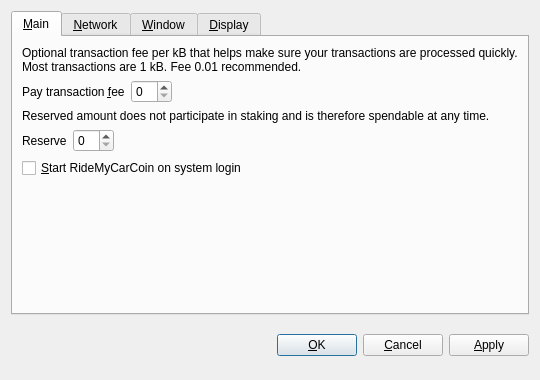
<?xml version="1.0" encoding="UTF-8"?>
<ui version="4.0">
 <class>OptionsDialog</class>
 <widget class="QDialog" name="OptionsDialog">
  <property name="geometry">
   <rect>
    <x>0</x>
    <y>0</y>
    <width>540</width>
    <height>380</height>
   </rect>
  </property>
  <property name="windowTitle">
   <string>Options</string>
  </property>
  <property name="modal">
   <bool>true</bool>
  </property>
  <layout class="QVBoxLayout" name="verticalLayout">
   <item>
    <widget class="QTabWidget" name="tabWidget">
     <property name="tabPosition">
      <enum>QTabWidget::North</enum>
     </property>
     <property name="currentIndex">
      <number>0</number>
     </property>
     <widget class="QWidget" name="tabMain">
      <attribute name="title">
       <string>&amp;Main</string>
      </attribute>
      <layout class="QVBoxLayout" name="verticalLayout_Main">
       <item>
        <widget class="QLabel" name="transactionFeeInfoLabel">
         <property name="text">
          <string>Optional transaction fee per kB that helps make sure your transactions are processed quickly. Most transactions are 1 kB. Fee 0.01 recommended.</string>
         </property>
         <property name="textFormat">
          <enum>Qt::PlainText</enum>
         </property>
         <property name="wordWrap">
          <bool>true</bool>
         </property>
        </widget>
       </item>
       <item>
        <layout class="QHBoxLayout" name="horizontalLayoutFee">
         <item>
          <widget class="QLabel" name="transactionFeeLabel">
           <property name="text">
            <string>Pay transaction &amp;fee</string>
           </property>
           <property name="textFormat">
            <enum>Qt::PlainText</enum>
           </property>
           <property name="buddy">
            <cstring>transactionFee</cstring>
           </property>
          </widget>
         </item>
         <item>
          <widget class="BitcoinAmountField" name="transactionFee"/>
         </item>
         <item>
          <spacer name="horizontalSpacerFee">
           <property name="orientation">
            <enum>Qt::Horizontal</enum>
           </property>
           <property name="sizeHint" stdset="0">
            <size>
             <width>40</width>
             <height>20</height>
            </size>
           </property>
          </spacer>
         </item>
        </layout>
       </item>
       <item>
        <widget class="QLabel" name="reserveBalanceInfoLabel">
         <property name="text">
          <string>Reserved amount does not participate in staking and is therefore spendable at any time.</string>
         </property>
         <property name="textFormat">
          <enum>Qt::PlainText</enum>
         </property>
         <property name="wordWrap">
          <bool>true</bool>
         </property>
        </widget>
       </item>
       <item>
        <layout class="QHBoxLayout" name="horizontalLayoutReserveBalance">
         <item>
          <widget class="QLabel" name="reserveBalanceLabel">
           <property name="text">
            <string>Reserve</string>
           </property>
           <property name="textFormat">
            <enum>Qt::PlainText</enum>
           </property>
           <property name="buddy">
            <cstring>reserveBalance</cstring>
           </property>
          </widget>
         </item>
         <item>
          <widget class="BitcoinAmountField" name="reserveBalance"/>
         </item>
         <item>
          <spacer name="horizontalSpacerReserveBalance">
           <property name="orientation">
            <enum>Qt::Horizontal</enum>
           </property>
           <property name="sizeHint" stdset="0">
            <size>
             <width>40</width>
             <height>20</height>
            </size>
           </property>
          </spacer>
         </item>
        </layout>
       </item>
       <item>
        <widget class="QCheckBox" name="bitcoinAtStartup">
         <property name="toolTip">
          <string>Automatically start RideMyCarCoin after logging in to the system.</string>
         </property>
         <property name="text">
          <string>&amp;Start RideMyCarCoin on system login</string>
         </property>
        </widget>
       </item>
       <item>
        <spacer name="verticalSpacer_Main">
         <property name="orientation">
          <enum>Qt::Vertical</enum>
         </property>
         <property name="sizeHint" stdset="0">
          <size>
           <width>20</width>
           <height>40</height>
          </size>
         </property>
        </spacer>
       </item>
      </layout>
     </widget>
     <widget class="QWidget" name="tabNetwork">
      <attribute name="title">
       <string>&amp;Network</string>
      </attribute>
      <layout class="QVBoxLayout" name="verticalLayout_Network">
       <item>
        <widget class="QCheckBox" name="mapPortUpnp">
         <property name="toolTip">
          <string>Automatically open the RideMyCarCoin client port on the router. This only works when your router supports UPnP and it is enabled.</string>
         </property>
         <property name="text">
          <string>Map port using &amp;UPnP</string>
         </property>
        </widget>
       </item>
       <item>
        <widget class="QCheckBox" name="connectSocks">
         <property name="toolTip">
          <string>Connect to the RideMyCarCoin network through a SOCKS5 proxy (e.g. when connecting through Tor).</string>
         </property>
         <property name="text">
          <string>&amp;Connect through SOCKS5 proxy:</string>
         </property>
        </widget>
       </item>
       <item>
        <layout class="QHBoxLayout" name="horizontalLayout_Network">
         <item>
          <widget class="QLabel" name="proxyIpLabel">
           <property name="text">
            <string>Proxy &amp;IP:</string>
           </property>
           <property name="textFormat">
            <enum>Qt::PlainText</enum>
           </property>
           <property name="buddy">
            <cstring>proxyIp</cstring>
           </property>
          </widget>
         </item>
         <item>
          <widget class="QValidatedLineEdit" name="proxyIp">
           <property name="maximumSize">
            <size>
             <width>140</width>
             <height>16777215</height>
            </size>
           </property>
           <property name="toolTip">
            <string>IP address of the proxy (e.g. 127.0.0.1)</string>
           </property>
          </widget>
         </item>
         <item>
          <widget class="QLabel" name="proxyPortLabel">
           <property name="text">
            <string>&amp;Port:</string>
           </property>
           <property name="textFormat">
            <enum>Qt::PlainText</enum>
           </property>
           <property name="buddy">
            <cstring>proxyPort</cstring>
           </property>
          </widget>
         </item>
         <item>
          <widget class="QLineEdit" name="proxyPort">
           <property name="maximumSize">
            <size>
             <width>55</width>
             <height>16777215</height>
            </size>
           </property>
           <property name="toolTip">
            <string>Port of the proxy (e.g. 9050)</string>
           </property>
          </widget>
         </item>
         <item>
          <spacer name="horizontalSpacer_Network">
           <property name="orientation">
            <enum>Qt::Horizontal</enum>
           </property>
           <property name="sizeHint" stdset="0">
            <size>
             <width>40</width>
             <height>20</height>
            </size>
           </property>
          </spacer>
         </item>
        </layout>
       </item>
       <item>
        <spacer name="verticalSpacer_Network">
         <property name="orientation">
          <enum>Qt::Vertical</enum>
         </property>
         <property name="sizeHint" stdset="0">
          <size>
           <width>20</width>
           <height>40</height>
          </size>
         </property>
        </spacer>
       </item>
      </layout>
     </widget>
     <widget class="QWidget" name="tabWindow">
      <attribute name="title">
       <string>&amp;Window</string>
      </attribute>
      <layout class="QVBoxLayout" name="verticalLayout_Window">
       <item>
        <widget class="QCheckBox" name="minimizeToTray">
         <property name="toolTip">
          <string>Show only a tray icon after minimizing the window.</string>
         </property>
         <property name="text">
          <string>&amp;Minimize to the tray instead of the taskbar</string>
         </property>
        </widget>
       </item>
       <item>
        <widget class="QCheckBox" name="minimizeOnClose">
         <property name="toolTip">
          <string>Minimize instead of exit the application when the window is closed. When this option is enabled, the application will be closed only after selecting Quit in the menu.</string>
         </property>
         <property name="text">
          <string>M&amp;inimize on close</string>
         </property>
        </widget>
       </item>
       <item>
        <spacer name="verticalSpacer_Window">
         <property name="orientation">
          <enum>Qt::Vertical</enum>
         </property>
         <property name="sizeHint" stdset="0">
          <size>
           <width>20</width>
           <height>40</height>
          </size>
         </property>
        </spacer>
       </item>
      </layout>
     </widget>
     <widget class="QWidget" name="tabDisplay">
      <attribute name="title">
       <string>&amp;Display</string>
      </attribute>
      <layout class="QVBoxLayout" name="verticalLayout_Display">
       <item>
        <layout class="QHBoxLayout" name="horizontalLayout_1_Display">
         <item>
          <widget class="QLabel" name="langLabel">
           <property name="text">
            <string>User Interface &amp;language:</string>
           </property>
           <property name="textFormat">
            <enum>Qt::PlainText</enum>
           </property>
           <property name="buddy">
            <cstring>lang</cstring>
           </property>
          </widget>
         </item>
         <item>
          <widget class="QValueComboBox" name="lang">
           <property name="toolTip">
            <string>The user interface language can be set here. This setting will take effect after restarting RideMyCarCoin.</string>
           </property>
          </widget>
         </item>
        </layout>
       </item>
       <item>
        <layout class="QHBoxLayout" name="horizontalLayout_2_Display">
         <item>
          <widget class="QLabel" name="unitLabel">
           <property name="text">
            <string>&amp;Unit to show amounts in:</string>
           </property>
           <property name="textFormat">
            <enum>Qt::PlainText</enum>
           </property>
           <property name="buddy">
            <cstring>unit</cstring>
           </property>
          </widget>
         </item>
         <item>
          <widget class="QValueComboBox" name="unit">
           <property name="toolTip">
            <string>Choose the default subdivision unit to show in the interface and when sending coins.</string>
           </property>
          </widget>
         </item>
        </layout>
       </item>
       <item>
        <widget class="QCheckBox" name="coinControlFeatures">
         <property name="toolTip">
          <string>Whether to show coin control features or not.</string>
         </property>
         <property name="text">
          <string>Display coin &amp;control features (experts only!)</string>
         </property>
        </widget>
       </item>
       <item>
        <widget class="QCheckBox" name="useBlackTheme">
         <property name="text">
          <string>Use black visual theme (requires restart)</string>
         </property>
        </widget>
       </item>
       <item>
        <spacer name="verticalSpacer_Display">
         <property name="orientation">
          <enum>Qt::Vertical</enum>
         </property>
         <property name="sizeHint" stdset="0">
          <size>
           <width>20</width>
           <height>40</height>
          </size>
         </property>
        </spacer>
       </item>
      </layout>
     </widget>
    </widget>
   </item>
   <item>
    <layout class="QHBoxLayout" name="horizontalLayout_Buttons">
     <item>
      <spacer name="horizontalSpacer_1">
       <property name="orientation">
        <enum>Qt::Horizontal</enum>
       </property>
       <property name="sizeHint" stdset="0">
        <size>
         <width>40</width>
         <height>48</height>
        </size>
       </property>
      </spacer>
     </item>
     <item>
      <widget class="QLabel" name="statusLabel">
       <property name="font">
        <font>
         <weight>75</weight>
         <bold>true</bold>
        </font>
       </property>
       <property name="text">
        <string/>
       </property>
       <property name="textFormat">
        <enum>Qt::PlainText</enum>
       </property>
       <property name="wordWrap">
        <bool>true</bool>
       </property>
      </widget>
     </item>
     <item>
      <spacer name="horizontalSpacer_2">
       <property name="orientation">
        <enum>Qt::Horizontal</enum>
       </property>
       <property name="sizeHint" stdset="0">
        <size>
         <width>40</width>
         <height>48</height>
        </size>
       </property>
      </spacer>
     </item>
     <item>
      <widget class="QPushButton" name="okButton">
       <property name="text">
        <string>&amp;OK</string>
       </property>
      </widget>
     </item>
     <item>
      <widget class="QPushButton" name="cancelButton">
       <property name="text">
        <string>&amp;Cancel</string>
       </property>
       <property name="autoDefault">
        <bool>false</bool>
       </property>
      </widget>
     </item>
     <item>
      <widget class="QPushButton" name="applyButton">
       <property name="text">
        <string>&amp;Apply</string>
       </property>
       <property name="autoDefault">
        <bool>false</bool>
       </property>
      </widget>
     </item>
    </layout>
   </item>
  </layout>
 </widget>
 <customwidgets>
  <customwidget>
   <class>BitcoinAmountField</class>
   <extends>QSpinBox</extends>
   <header>bitcoinamountfield.h</header>
  </customwidget>
  <customwidget>
   <class>QValueComboBox</class>
   <extends>QComboBox</extends>
   <header>qvaluecombobox.h</header>
  </customwidget>
  <customwidget>
   <class>QValidatedLineEdit</class>
   <extends>QLineEdit</extends>
   <header>qvalidatedlineedit.h</header>
  </customwidget>
 </customwidgets>
 <resources/>
 <connections/>
</ui>
